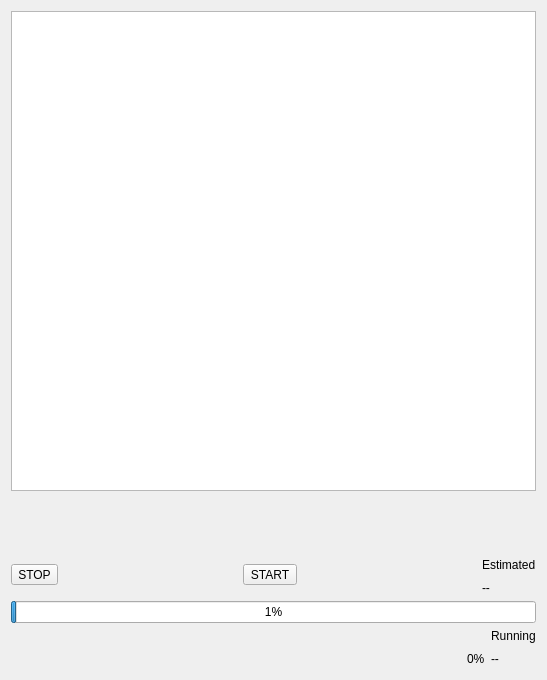
<?xml version="1.0" encoding="UTF-8"?>
<ui version="4.0">
 <class>JobDashboardDialog</class>
 <widget class="QDialog" name="JobDashboardDialog">
  <property name="windowModality">
   <enum>Qt::ApplicationModal</enum>
  </property>
  <property name="geometry">
   <rect>
    <x>0</x>
    <y>0</y>
    <width>547</width>
    <height>680</height>
   </rect>
  </property>
  <property name="windowTitle">
   <string>Dashboard</string>
  </property>
  <layout class="QVBoxLayout" name="verticalLayout_2">
   <item>
    <widget class="QGraphicsView" name="canvasView">
     <property name="sizePolicy">
      <sizepolicy hsizetype="Expanding" vsizetype="Expanding">
       <horstretch>0</horstretch>
       <verstretch>0</verstretch>
      </sizepolicy>
     </property>
     <property name="minimumSize">
      <size>
       <width>480</width>
       <height>480</height>
      </size>
     </property>
     <property name="verticalScrollBarPolicy">
      <enum>Qt::ScrollBarAsNeeded</enum>
     </property>
     <property name="horizontalScrollBarPolicy">
      <enum>Qt::ScrollBarAsNeeded</enum>
     </property>
    </widget>
   </item>
   <item>
    <spacer name="verticalSpacer">
     <property name="orientation">
      <enum>Qt::Vertical</enum>
     </property>
     <property name="sizeHint" stdset="0">
      <size>
       <width>20</width>
       <height>40</height>
      </size>
     </property>
    </spacer>
   </item>
   <item>
    <layout class="QGridLayout" name="gridLayout">
     <item row="0" column="3">
      <spacer name="horizontalSpacer">
       <property name="orientation">
        <enum>Qt::Horizontal</enum>
       </property>
       <property name="sizeHint" stdset="0">
        <size>
         <width>40</width>
         <height>20</height>
        </size>
       </property>
      </spacer>
     </item>
     <item row="0" column="4">
      <widget class="QLabel" name="estTotalTitleLabel">
       <property name="text">
        <string>Estimated</string>
       </property>
      </widget>
     </item>
     <item row="1" column="4">
      <widget class="QLabel" name="estTotalRequiredTime">
       <property name="text">
        <string>--</string>
       </property>
      </widget>
     </item>
     <item row="0" column="0" rowspan="2">
      <widget class="QToolButton" name="stopBtn">
       <property name="text">
        <string>STOP</string>
       </property>
       <property name="iconSize">
        <size>
         <width>50</width>
         <height>50</height>
        </size>
       </property>
      </widget>
     </item>
     <item row="0" column="2" rowspan="2">
      <widget class="QToolButton" name="startBtn">
       <property name="text">
        <string>START</string>
       </property>
       <property name="iconSize">
        <size>
         <width>50</width>
         <height>50</height>
        </size>
       </property>
      </widget>
     </item>
     <item row="0" column="1">
      <spacer name="horizontalSpacer_2">
       <property name="orientation">
        <enum>Qt::Horizontal</enum>
       </property>
       <property name="sizeHint" stdset="0">
        <size>
         <width>40</width>
         <height>20</height>
        </size>
       </property>
      </spacer>
     </item>
    </layout>
   </item>
   <item>
    <widget class="QProgressBar" name="progressBar">
     <property name="value">
      <number>1</number>
     </property>
    </widget>
   </item>
   <item>
    <layout class="QGridLayout" name="gridLayout_2">
     <item row="1" column="2">
      <widget class="QLabel" name="timeLeft">
       <property name="text">
        <string>--</string>
       </property>
      </widget>
     </item>
     <item row="0" column="2">
      <widget class="QLabel" name="statusLabel">
       <property name="text">
        <string>Running</string>
       </property>
      </widget>
     </item>
     <item row="1" column="1">
      <widget class="QLabel" name="progressLabel">
       <property name="text">
        <string>0%</string>
       </property>
      </widget>
     </item>
     <item row="1" column="0">
      <spacer name="horizontalSpacer_3">
       <property name="orientation">
        <enum>Qt::Horizontal</enum>
       </property>
       <property name="sizeHint" stdset="0">
        <size>
         <width>40</width>
         <height>20</height>
        </size>
       </property>
      </spacer>
     </item>
    </layout>
   </item>
  </layout>
 </widget>
 <resources/>
 <connections/>
</ui>
